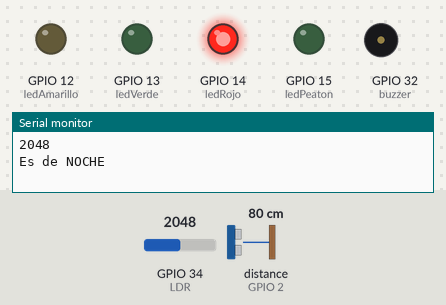
Recording of a sketch running on a simulated ESP32. Shown: output pins drawn as LEDs (lit = HIGH), buzzer (waves = sounding, pin HIGH), the last lines printed to the serial monitor. The inputs (shaded band) are chosen by the test bench; at power-on: GPIO 34 (LDR) = 2048, distance to the obstacle (sensor on GPIO 2) 80 cm. The echo pulse lasts 58.3 µs per cm; pins used as bus, display or sensor lines are not drawn.

Above: at 2.15 s.
3.6 s: GPIO 34 (LDR) set to 323
At 5.7 s:
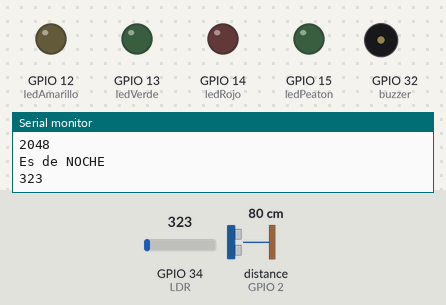
7.2 s: GPIO 34 (LDR) set to 272
At 9.4 s:
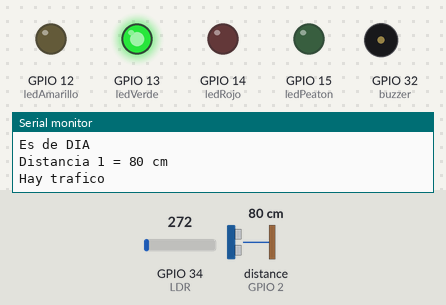
18.0 s: GPIO 34 (LDR) set to 340
At 19.4 s:
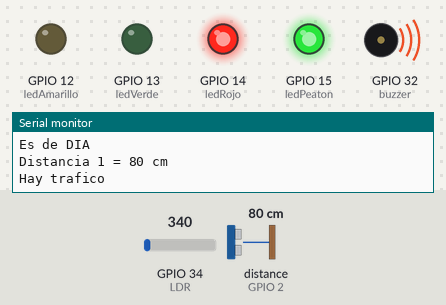
Timing chart, 0 to 27.6 s (numbered marks = the images above; inputs shaded):
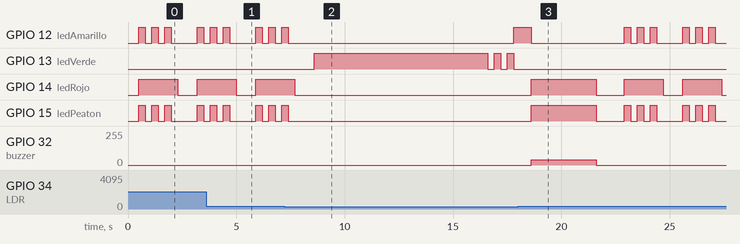

Measured:
- the behaviour switches between 300 and 299 on GPIO 34 (LDR) (found by bisection; images 1 and 2)
- after the input at 7.2 s, GPIO 13 (ledVerde): LOW → HIGH after 1.4 s, then repeats every 0.60 s: LOW 0.30 s, HIGH 0.30 s; GPIO 14 (ledRojo): goes on until 7.7 s, then stays LOW; GPIO 15 (ledPeaton): goes on until 7.4 s, then stays LOW
- after the input at 18.0 s, GPIO 13 (ledVerde): stays LOW (without the input it goes to HIGH after 4.9 s)

The sketch:

sketch.ino
```cpp
#include <analogWrite.h>

//Placa base ESP32

const int ledVerde = 13;
const int ledAmarillo = 12;
const int ledRojo = 14;
const int ledPeaton = 15;
const int buzzer = 32;
const int trigger=33;
const int echo= 2;
int LDR= 34; //Pin donde conectaremos el LDR nombre que le das a la fotorresistencia
int lectura; //variable para almacenar el resultado de la fotorresistencia
int salida;
int dely = 4000;
long dist, duracion;


void setup() {

  Serial.begin(9600);     //iniciar puerto serial
  pinMode(ledVerde, OUTPUT);   //definir pin como salida
  pinMode(ledAmarillo, OUTPUT);
  pinMode(ledRojo, OUTPUT);
  pinMode(ledPeaton, OUTPUT);
  pinMode(buzzer, OUTPUT);
  pinMode(echo, INPUT);
  pinMode(trigger, OUTPUT);


}


void loop() {
  // Codigo que se repite ciclicamente:
  salida = 40;

  lectura = analogRead(LDR);  //Conversion Analog-Dig y lo almacena
  Serial.println (lectura);   //Muestra en la terminal el valor
  delay(500);   //Pausa para poder visualizar el resultado


  if(lectura<300){
    Serial.println("Es de DIA");
    medirTrafico();
    configDia();
  }
  else{
    Serial.println("Es de NOCHE");
    configNoche();
  }
  delay(400);

}

void medirTrafico(){
  digitalWrite(trigger,LOW);
  delayMicroseconds(2);
  digitalWrite(trigger,HIGH);
  delayMicroseconds(10);
  digitalWrite(trigger,LOW);
  duracion=pulseIn(echo,HIGH);
  dist=(duracion/2)/29; //SE HACE LA CONVERSION A CM
  Serial.print("Distancia 1 = ");
  Serial.print(dist);
  Serial.println(" cm");
}

void configDia(){
  if(dist<100){
    Serial.println("Hay trafico");
  	configDiaTrafico();
  }
  else{
    Serial.println("NO hay trafico");
    configDiaSINTrafico();
  }
  Serial.write(10); //NUEVA LINEA
  delay(400); //PEQUEÑO DELAY
}

void configDiaSINTrafico() {
  digitalWrite(ledVerde, HIGH);
  delay(dely);
  digitalWrite(ledVerde, LOW);
  delay(300);
  digitalWrite(ledVerde, HIGH);
  delay(300);
  digitalWrite(ledVerde, LOW);
  delay(300);
  digitalWrite(ledVerde, HIGH);
  delay(300);
  digitalWrite(ledVerde, LOW);
  digitalWrite(ledAmarillo, HIGH);
  delay(800);
  digitalWrite(ledAmarillo, LOW);
  digitalWrite(ledRojo, HIGH);
  digitalWrite(ledPeaton, HIGH);
  analogWrite(buzzer,salida);
  delay(dely);
  digitalWrite(ledPeaton, LOW);
  analogWrite(buzzer,0);
  digitalWrite(ledRojo, LOW);
}

void configDiaTrafico() {
  digitalWrite(ledVerde, HIGH);
  delay(dely+4000);
  digitalWrite(ledVerde, LOW);
  delay(300);
  digitalWrite(ledVerde, HIGH);
  delay(300);
  digitalWrite(ledVerde, LOW);
  delay(300);
  digitalWrite(ledVerde, HIGH);
  delay(300);
  digitalWrite(ledVerde, LOW);
  digitalWrite(ledAmarillo, HIGH);
  delay(800);
  digitalWrite(ledAmarillo, LOW);
  digitalWrite(ledRojo, HIGH);
  digitalWrite(ledPeaton, HIGH);
  analogWrite(buzzer, salida);
  delay(dely-1000);
  digitalWrite(ledPeaton, LOW);
  analogWrite(buzzer, 0);
  digitalWrite(ledRojo, LOW);
}

void configNoche() {
  digitalWrite(ledRojo, HIGH);
  digitalWrite(ledAmarillo, HIGH);
  digitalWrite(ledPeaton, HIGH);
  delay(300);
  digitalWrite(ledAmarillo, LOW);
  digitalWrite(ledPeaton, LOW);
  delay(300);
  digitalWrite(ledAmarillo, HIGH);
  digitalWrite(ledPeaton, HIGH);
  delay(300);
  digitalWrite(ledAmarillo, LOW);
  digitalWrite(ledPeaton, LOW);
  delay(300);
  digitalWrite(ledAmarillo, HIGH);
  digitalWrite(ledPeaton, HIGH);
  delay(300);
  digitalWrite(ledAmarillo, LOW);
  digitalWrite(ledPeaton, LOW);
  delay(300);
  digitalWrite(ledRojo, LOW);


}
```
